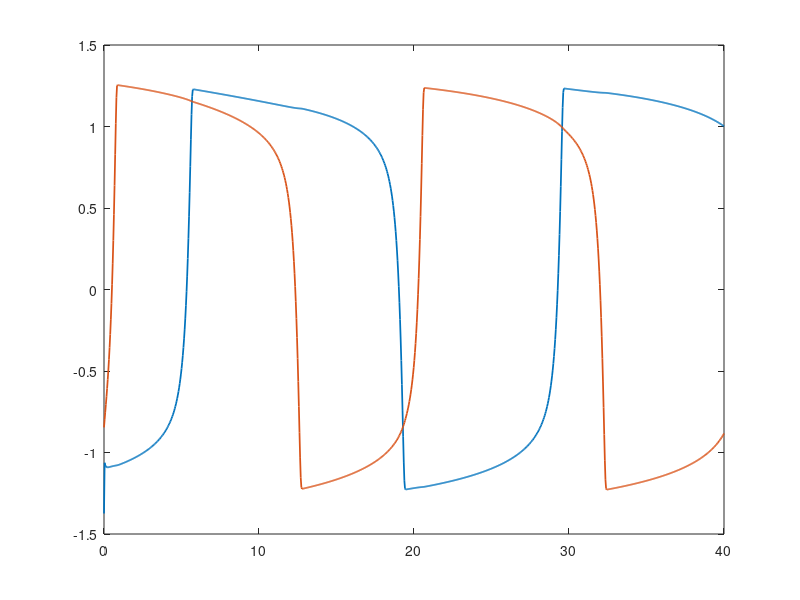
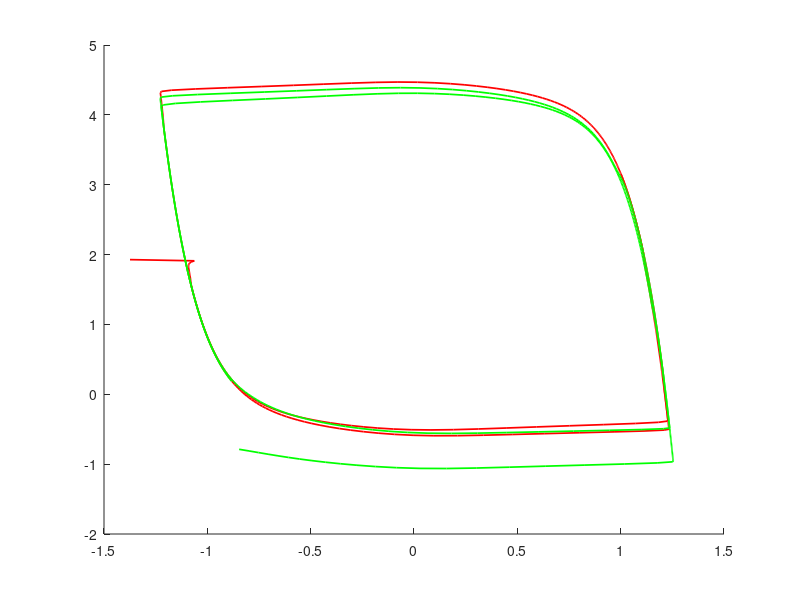

MATLAB code to generate these figures, in order:
%%%%%%%%%%%%%%%%%%%%%%%%%%%%%%%%%%%%%%%%%%%%%%%%%%%%%%%%
%------------------------------------------------------%
%
% Machine Perception and Cognitive Robotics Laboratory
%
%     Center for Complex Systems and Brain Sciences
%               
%              Florida Atlantic University
%
%------------------------------------------------------%
%%%%%%%%%%%%%%%%%%%%%%%%%%%%%%%%%%%%%%%%%%%%%%%%%%%%%%%%
%------------------------------------------------------%
%William Hahn & Elan Barenholtz
%******************************************************%
%Numerical Ordinary Differential Equation Solver
%03/02/05
%Revised 2/7/13 
%FitzHugh-Nagumo Neuron Model
%******************************************************%
function[]=MPCR_FN_Neuron()

clc
clear all
clf

N=2;
n=1:N;

k=-0.05.*ones(N);
%k=rand(N);

t0=0;
tf=40;

numpts=1000;

h=(tf-t0)/(numpts-1); %define step size

t=t0:h:tf; %build time vector

v=zeros(N,numpts);
w=zeros(N,numpts);

index=1;

v(:,index)=2*(rand(1,N)-rand(1,N))';
w(:,index)=4*(rand(1,N)-rand(1,N))';

%********************************************************************%
%Euler's method and Second Order Runge-Kutta
%********************************************************************%
for index=1:numpts-1
    
    
  v(:,index+1)=v(:,index)+h*dv_dt(v(:,index),w(:,index),k);
  w(:,index+1)=w(:,index)+h*dw_dt(v(:,index),w(:,index),k);

  index=index+1 

%     k0v=h*dv_dt(v(:,index),w(:,index),k);
%     k1v=h*dv_dt(v(:,index)+h*dv_dt(v(:,index),w(:,index),k),w(:,index)+h*dw_dt(v(:,index),w(:,index),k),k);
%     
%     k0w=h*dw_dt(v(:,index),w(:,index),k);
%     k1w=h*dw_dt(v(:,index)+h*dv_dt(v(:,index),w(:,index),k),w(:,index)+h*dw_dt(v(:,index),w(:,index),k),k);
%     
%     v(:,index+1)=v(:,index)+(.5)*(k0v+k1v);
%     w(:,index+1)=w(:,index)+(.5)*(k0w+k1w);
%     
%     index=index+1;
    
    
end


%********************************************************************%
%Plot
%********************************************************************%
% 
% 
figure(1)
plot(t,v(1:2,:),'LineWidth',1.25);

figure(2)
hold on
plot(v(1,:),w(1,:),'r','LineWidth',1.25);
plot(v(2,:),w(2,:),'g','LineWidth',1.25);
% plot(v(3,:),w(3,:),'b','LineWidth',1.25);


%********************************************************************%
%Functions to solve
%********************************************************************%
function[slope]=dv_dt(v,w,k)

slope=3.*v-v.^3-v.^7+2-w;

slope=slope+sum(k.*(repmat(v,1,size(v,1))'-repmat(v,1,size(v,1))),2);


function[slope]=dw_dt(v,w,k)

alpha=12;
c=0.04;
rho=4;

slope=c.*(alpha.*(tanh(rho.*v))-w);

slope=slope+sum(k.*(repmat(w,1,size(w,1))'-repmat(w,1,size(w,1))),2);







